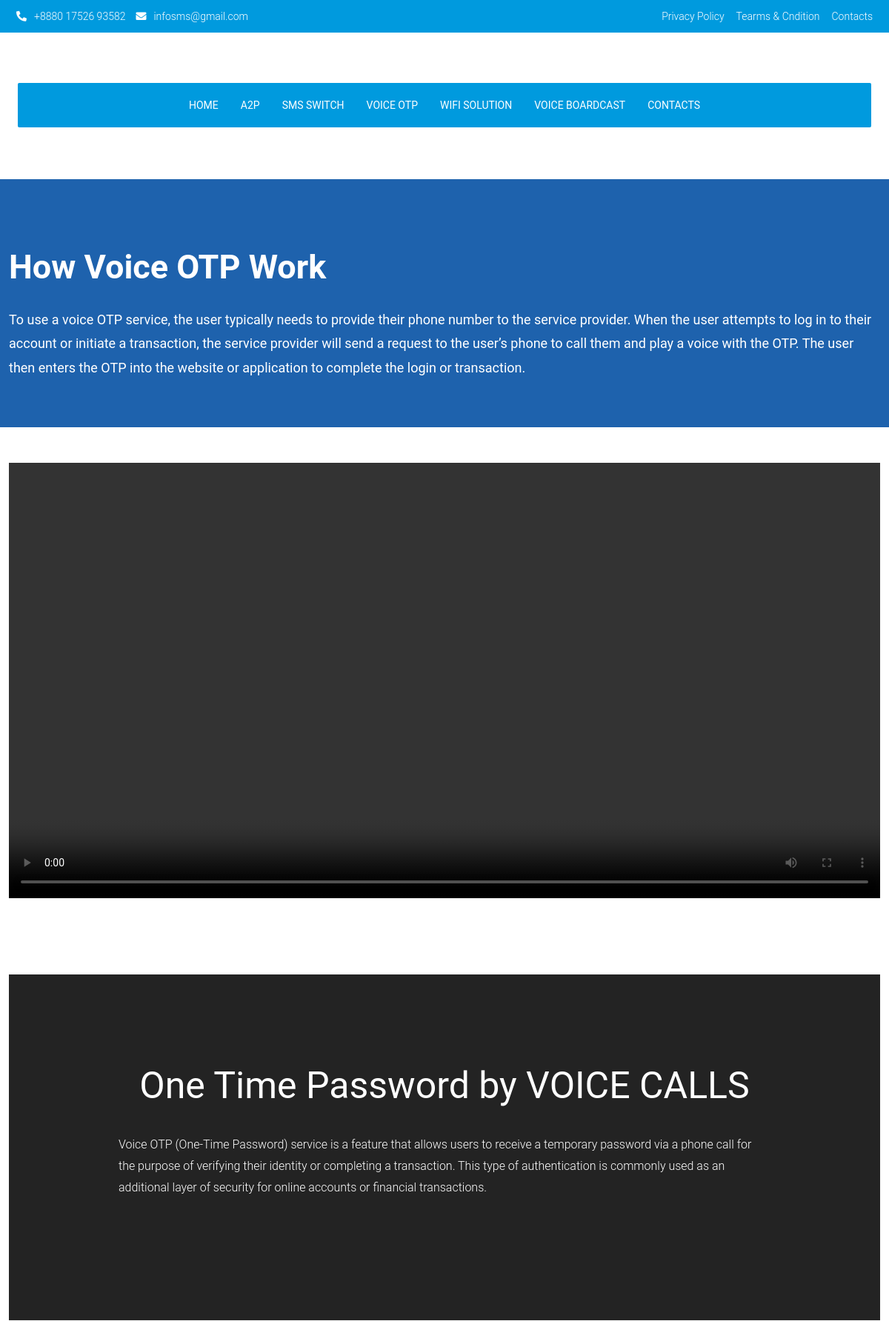
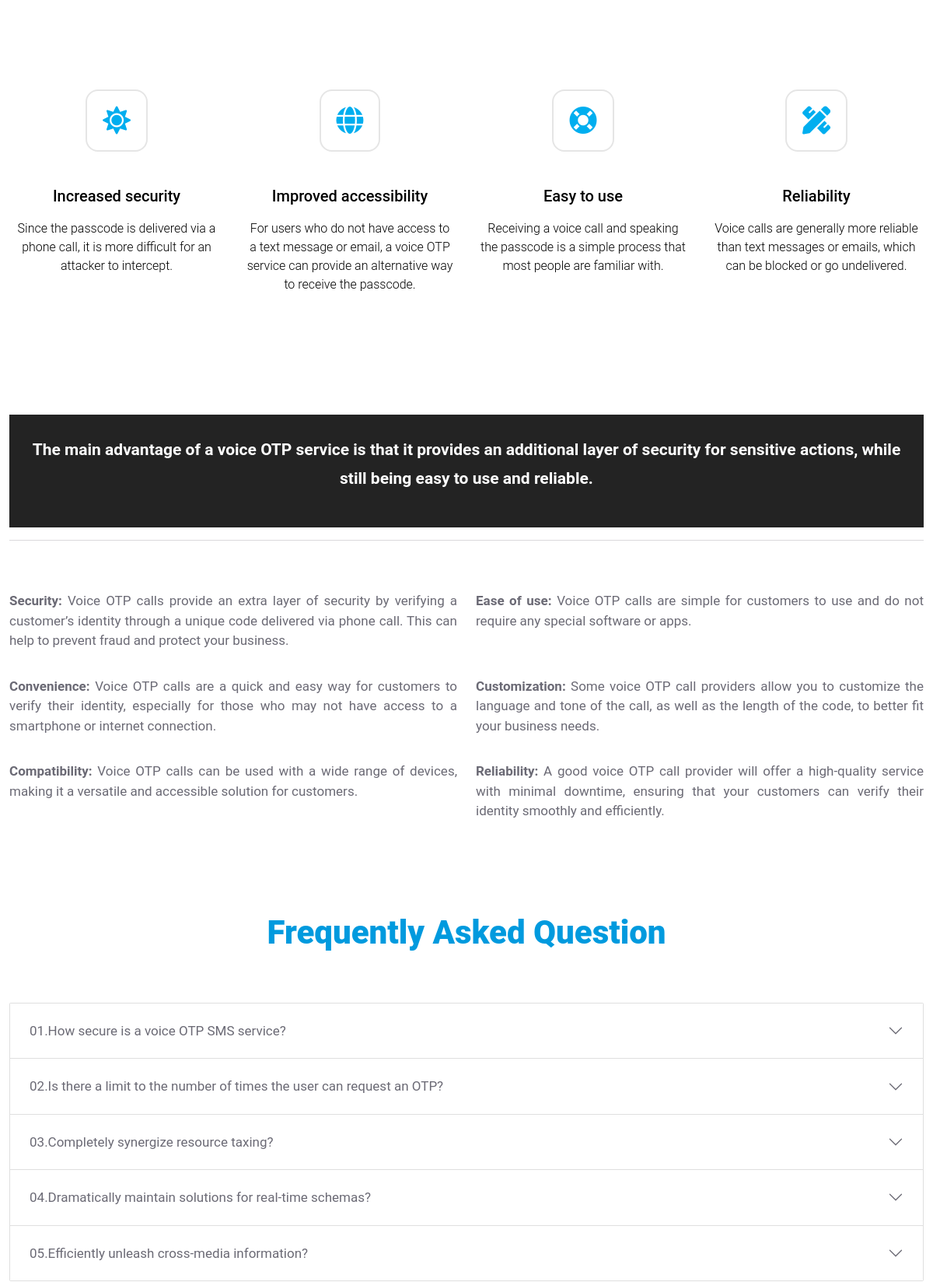
Page /voiceotp/ (upper part) on the committed database (2 pictures, top to bottom).
### sms/models.py (models this page shows, shortened)
class Contact_information(models.Model):
    phone_no = models.CharField(null=True, max_length=20)
    email_address = models.EmailField(null=True, max_length=50)
    address = models.TextField(max_length=200, null=True)
    header_ph_no = models.CharField(null=True, max_length=20)
    header_email = models.EmailField(null=True, max_length=50)
    logo = models.ImageField(null=True, default="avatar.svg")
    class Meta:
        verbose_name_plural = "Contact Information"

class VoiceOtp_Body(models.Model):
    title = models.CharField(max_length=50, null=True)
    details = models.TextField(null=True)
    title2 = models.CharField(max_length=50, null=True)
    details2 = models.CharField(null=True, max_length=320)
    details3 = models.CharField(null=True, max_length=250)
    class Meta:
        verbose_name_plural = "Voice OTP Body"

class Voice_Otp_Manue(models.Model):
    title = models.CharField(max_length=60, null=True)
    details = models.TextField(null=True)
    icone = models.CharField(max_length=60, null=True)
    class Meta:
        verbose_name_plural = "Voice OTP Manue"

class Voice_otp_Content(models.Model):
    title = models.CharField(max_length=50, null=True)
    details = models.TextField(null=True)
    class Meta:
        verbose_name_plural = "Voice OTP Content"

class Voice_Question(models.Model):
    question = models.CharField(max_length=150, null=True)
    answer = models.TextField(null=True)
    class Meta:
        verbose_name_plural = "Voice Questions"

### sms/views.py (the view)
# urls.py: path('voiceotp/', views.voiceOtp, name="voiceotp"),
def voiceOtp(request):
    homeService = Home_Service.objects.all()
    conntact = Contact_information.objects.all()[0:1]
    headQuater = Contact_Headquarter.objects.all()[0:1]
    question = Voice_Question.objects.all()
    contentOtp = Voice_otp_Content.objects.all()
    voiceManue = Voice_Otp_Manue.objects.all()
    boDy = VoiceOtp_Body.objects.all()
    context = {'question': question,
               'homeService': homeService,
               'contentOtp': contentOtp,
               'voiceManue': voiceManue,
               'boDy': boDy,
               'conntact': conntact,
               'headQuater': headQuater,
               }
    return render(request, 'base/voiceotp.html', context)

### sms/templates/base/voiceotp.html (shortened to what this page needs)
{% extends 'main.html' %}
{% load static %}
{% block content %}
{% for boDy in boDy %}
     <section class="bg a2p">
        <div class="container">
            <div class="row mt-5">
                <div class="col-md-12">
                    <div class="hero-area pb-5">
                        <h1 class="about-">{{boDy.title}}</h1>
                        <p>{{boDy.details}}</p>
                    </div>
                </div>
            </div>
        </div>
    </section>
    <section>
        <div class="container">
            <div class="row">
                <div class="col-md-12">
                    <div class="voiceotp-video py-5">
                        <video width="100%" height="100%" controls>
                        <source src="{% static 'img/VOICE_OTP_Work.mp4' %}" type="video/mp4">
                        <source src="{% static 'imgVOICE_OTP_Work.mp4' %}" type="video/ogg">
                        </video>
                    </div>
                </div>
            </div>
        </div>
    </section>
    <section class="py-5">
        <div class="container">
            <div class="row">
                <div class="col-md-12">
                    <div class="passwor-tt">
                        <h1>{{boDy.title2}}</h1>
                        <p>{{boDy.details2}}</p>
                    </div>
                </div>
            </div>
        </div>
    </section>
    <section>
        <div class="container">
             <div class="row mt-5 mb-5">
                {% for voiceManue in voiceManue %}
                    <div class="col-md-3">
                        <div class="company-service-sec text-center">
                            <i class="fas {{voiceManue.icone}}"></i>
                            <h2 class="company-service-sec1-underline">{{voiceManue.title}}</h2>
                            <p>{{voiceManue.details}}</p>
                        </div>
                    </div>
                {% endfor %}
                </div>
                <div class="passwor-tt-sm">
                    <p>{{boDy.details3}}</p>
                </div>
        </div>
    </section>
    <section class="bg-company-industrial">
        <div class="container">
            <hr>
                <div class="row mt-5">
                    {% for contentOtp in contentOtp %}
                    <div class="col-md-6">
                        <div class="company-industrial-sec">
                           <p><strong>{{contentOtp.title}}:</strong> {{contentOtp.details}}</p>
                        </div>
                    </div>
                    {% endfor %}
                </div>
        </div>
    </section>
    <section class="mb-5">
        <div class="container">
            <div class="row">
                <div class="col-md-12">
                    <div class="faq-head">
                        <h1 class="faq-area">Frequently Asked Question</h1>
                    </div>
                    <div class="faq__content mb-30">
                     <div class="accordion" id="accordionExample">
                        {% for objectqu in question %}
                           <div class="accordion-item">
                                <h2 class="accordion-header" id="heading{{objectqu.id}}">
                                    <button class="accordion-button collapsed" type="button" data-bs-toggle="collapse" data-bs-target="#collapse{{objectqu.id}}" aria-expanded="false" aria-controls="collapse{{objectqu.id}}">
                                        <span>0{{objectqu.id}}. </span> {{objectqu.question}}
                                    </button>
                                </h2>
                           </div>
                        {% endfor %}
                     </div>
                  </div>
                </div>
            </div>
        </div>
    </section>
{% endfor %}
{% endblock %}

### templates/header.html (shortened to what this page needs)
{% load static %}
     {% for conntact in conntact %}
    <section class="b-bac">
            <section class="head-top-bg">
                <div class="container">
                    <div class="row">
                        <div class="col-md-6">
                            <div class="head-top-ll">
                                <a href="#"><i class="fas fa-phone-alt"></i>{{conntact.header_ph_no}}</a>
                                <a href="#"><i class="fas fa-envelope"></i>{{conntact.header_email}}</a>
                            </div>
                        </div>
                        <div class="col-md-6">
                            <div class="head-top-rr text-end">
                                    <a href="#">Privacy Policy</a>
                                    <a href="#">Tearms & Cndition</a>
                                    <a href="{% url 'contact' %}">Contacts</a>
                                </div>
                        </div>
                    </div>
                </div>
            </section>
            <section class="top-bg">
            <div class="container">
                <div class="row gx-0">
                    <div class="col-md-12 text-center">
                        <div class="align-items-center">
                        </div>
                    </div>
                </div>
            </div>
    </section>
    {% endfor %}
        <div class="container-fluid navbar navbar-expand-lg navbar-light py-lg-0 sticky">
            <nav class="container">
                <div class="collapse navbar-collapse justify-content-between text-white" id="navbarCollapse">
                    <div class="navbar-nav m-auto py-0">
                        <a href="{% url 'home' %}" class="nav-item nav-link">Home</a>
                        <div class="nav-item dropdown">
                            <a href="{% url 'a2p' %}" class="nav-link dropdown-toggle">A2P</a>
                        </div>
                        <div class="nav-item dropdown">
                            <a href="{% url 'sms-switch' %}" class="nav-link dropdown-toggle">SMS Switch</a>
                        </div>
                        <div class="nav-item dropdown">
                            <a href="{% url 'voiceotp' %}" class="nav-link dropdown-toggle">Voice OTP</a>
                        </div>
                        <div class="nav-item dropdown">
                            <a href="{% url 'wifisolution' %}" class="nav-link dropdown-toggle">WiFi Solution</a>
                        </div>
                        <div class="nav-item dropdown">
                            <a href="{% url 'boardcast' %}" class="nav-link dropdown-toggle">Voice Boardcast</a>
                        </div>
                        <div class="nav-item dropdown">
                            <a href="{% url 'contact' %}" class="nav-link dropdown-toggle">Contacts</a>
                        </div>
                    </div>
                </div>
            </nav>
        </div>
    </section>

### static/css/style.css (style rules this page uses)
:root { --primary: #00529E; --secondary: #206CFF; --light: #FFFFFF; --dark: #091E3E; }
html, body { overflow-x: hidden; width: 100%; }
body { margin: 0; font-family: "Roboto",sans-serif; font-size: 1rem; font-weight: 400; line-height: 1.5; color: #6B6A75; background-color: #fff; -webkit-text-size-adjust: 100%; -webkit-tap-highlight-color: rgba(0,0,0,0); }
h1, h2, .font-weight-bold { font-weight: 700; }
a { color: var(--primary); }
.navbar-light .navbar-nav .nav-link { font-family: 'Roboto', sans-serif; padding: 20px 15px; font-size: 14px; text-transform: uppercase; color: #fff; outline: none; }
.sticky { position: fixed; }
.dropdown-toggle::after { content: none; }
section.head-top-bg { background: #009ade; padding: 10px; }
.head-top-ll a { color: #fff; font-size: 14px; padding: 10px; padding-left: 0; font-weight: 300; }
.head-top-ll i { padding-right: 10px; font-size: 14px; }
.head-top-rr.text-end a { color: #fff; padding: 12px; font-weight: 300; font-size: 14px; padding-right: 0; }
section.top-bg { padding: 22px; }
.container { max-width: 1200px; }
div#navbarCollapse { background: #009ade; height: 60px; border-radius: 2px; }
.bg { background: #1e62ad; }
section.bg.a2p { margin-top: 130px; }
.hero-area { padding-top: 80px; }
.hero-area h1 { color: #fff; padding-top: 12px; font-size: 45px; font-family: "Roboto", sans-serif; font-weight: 700; padding-bottom: 20px; }
.hero-area p { color: #fff; font-size: 18px; line-height: 1.8; font-weight: 400; }
.company-service-sec i { font-size: 36px; padding: 20px; color: rgb(0, 174, 239); border: 2px solid rgba(0, 0, 0, .1); margin-top: 15px; margin-bottom: 20px; border-radius: 16px; }
.company-service-sec h2 { font-size: 20px; color: #000; padding-top: 25px; font-family: "Roboto", sans-serif; font-weight: 500; }
.company-service-sec p { color: #000; font-size: 16px; font-weight: 300; font-family: "Roboto", sans-serif; padding-top: 10px; padding-bottom: 15px; }
section.bg-company-industrial { padding-bottom: 90px; }
.company-industrial-sec p { font-size: 17px; font-weight: 400; text-align: justify; font-family: "Roboto", sans-serif; padding-top: 17px; }
.company-service-sec.text-center { border: 2px solid #fff; width: 100%; height: 370px; padding: 3px; margin-bottom: 20px; }
.faq-head h1 { font-family: "Roboto", sans-serif; font-size: 42px; text-align: center; margin-bottom: 65px; color: #009ade; padding-top: 12px; font-weight: 800; }
.accordion-button { position: relative; display: flex; align-items: center; width: 100%; padding: 1.5rem 1.25rem; font-size: 1rem; color: #6B6A75; text-align: left; background-color: #fff; border: 0; border-radius: 0; overflow-anchor: none; transition: color 0.15s ease-in-out, background-color 0.15s ease-in-out, border-color 0.15s ease-in-out, box-shadow 0.15s ease-in-out, border-radius 0.15s ease; }
button.accordion-button.collapsed { font-size: 17px; font-weight: 400; padding: 25px; font-family: "Roboto", sans-serif; }
.passwor-tt { background: #232323; padding: 120px; }
.passwor-tt h1 { color: #fff; font-size: 50px; font-weight: 400; text-align: center; font-family: "Roboto", sans-serif; }
.passwor-tt p { color: #fff; font-size: 16px; font-weight: 300; font-family: "Roboto", sans-serif; line-height: 1.8; padding: 28px; }
.passwor-tt-sm { background: #232323; padding: 15px; }
.passwor-tt-sm p { color: #fff; font-size: 21px; text-align: center; font-weight: 600; font-family: "Roboto", sans-serif; line-height: 1.8; padding-top: 12px; padding-bottom: 12px; }

### rows in the picture
Contact_information: header_ph_no "+8880 17526 93582", header_email "infosms@gmail.com"
VoiceOtp_Body: title "How Voice OTP Work", details "To use a voice OTP service, the user typically needs to provide their phone number to the service provider. When the user attempts to log in to their account or initiate a transaction, the service provider will send a request to the user’s phone to call them and play a voice with the OTP. The user then enters the OTP into the website or application to complete the login or transaction.", title2 "One Time Password by VOICE CALLS", details2 "Voice OTP (One-Time Password) service is a feature that allows users to receive a temporary password via a phone call for the purpose of verifying their identity or completing a transaction. This type of authentication is commonly used as an additional layer of security for online accounts or financial transactions.", details3 "The main advantage of a voice OTP service is that it provides an additional layer of security for sensitive actions, while still being easy to use and reliable."
Voice_Otp_Manue: title "Increased security", details "Since the passcode is delivered via a phone call, it is more difficult for an attacker to intercept."
Voice_Otp_Manue: title "Improved accessibility", details "For users who do not have access to a text message or email, a voice OTP service can provide an alternative way to receive the passcode."
Voice_Otp_Manue: title "Easy to use", details "Receiving a voice call and speaking the passcode is a simple process that most people are familiar with."
Voice_Otp_Manue: title "Reliability", details "Voice calls are generally more reliable than text messages or emails, which can be blocked or go undelivered."
Voice_otp_Content: title "Security", details "Voice OTP calls provide an extra layer of security by verifying a customer’s identity through a unique code delivered via phone call. This can help to prevent fraud and protect your business."
Voice_otp_Content: title "Ease of use", details "Voice OTP calls are simple for customers to use and do not require any special software or apps."
Voice_otp_Content: title "Convenience", details "Voice OTP calls are a quick and easy way for customers to verify their identity, especially for those who may not have access to a smartphone or internet connection."
Voice_otp_Content: title "Customization", details "Some voice OTP call providers allow you to customize the language and tone of the call, as well as the length of the code, to better fit your business needs."
Voice_otp_Content: title "Compatibility", details "Voice OTP calls can be used with a wide range of devices, making it a versatile and accessible solution for customers."
Voice_otp_Content: title "Reliability", details "A good voice OTP call provider will offer a high-quality service with minimal downtime, ensuring that your customers can verify their identity smoothly and efficiently."
Voice_Question: id "1", question "How secure is a voice OTP SMS service?"
Voice_Question: id "2", question "Is there a limit to the number of times the user can request an OTP?"
Voice_Question: id "3", question "Completely synergize resource taxing?"
Voice_Question: id "4", question "Dramatically maintain solutions for real-time schemas?"
Voice_Question: id "5", question "Efficiently unleash cross-media information?"
